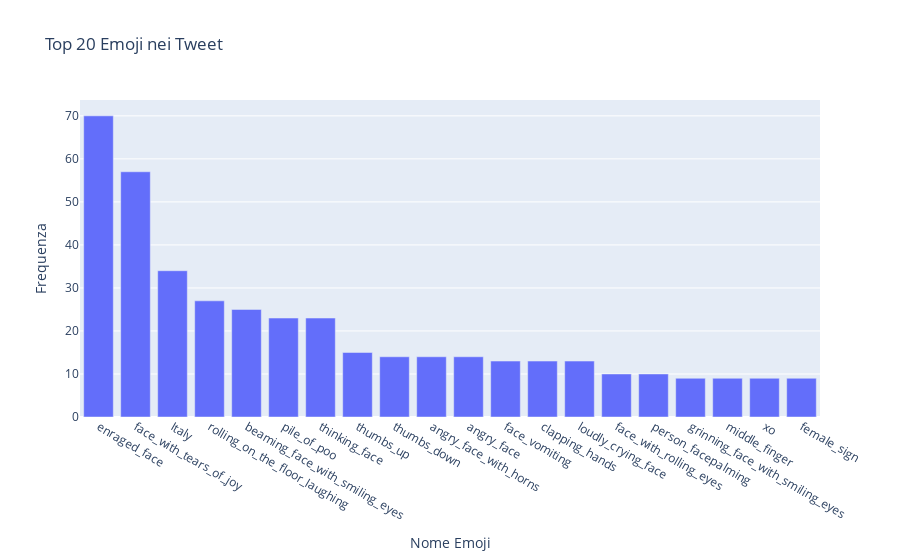

Source (notebook cell):
### Markdown cell above
# Emoji Dominanti nei Tweet

### Code cell
# Nomi delle emoji
emoji_names = df['emoji_name_text'].dropna().str.split().explode()

# Calcola della frequenza delle emoji
emoji_freq = Counter(emoji_names)

emoji_freq_df = pd.DataFrame(emoji_freq.items(), columns=['Emoji Name', 'Frequency']).sort_values(by='Frequency', ascending=False)

# Top 20
fig = px.bar(
    emoji_freq_df.head(20),
    x='Emoji Name',
    y='Frequency',
    title='Top 20 Emoji nei Tweet',
    labels={'Emoji Name': 'Nome Emoji', 'Frequency': 'Frequenza'}
)
fig.show()

### Figure 1 — Plotly figure (JSON) as saved in the notebook; plotly's stock layout.template omitted (floating-point values rounded to 4 significant figures)
{"data": [{"alignmentgroup": "True", "hovertemplate": "Nome Emoji=%{x}<br>Frequenza=%{y}<extra></extra>", "legendgroup": "", "marker": {"color": "#636efa", "pattern": {"shape": ""}}, "name": "", "offsetgroup": "", "orientation": "v", "showlegend": false, "textposition": "auto", "type": "bar", "x": ["enraged_face", "face_with_tears_of_joy", "Italy", "rolling_on_the_floor_laughing", "beaming_face_with_smiling_eyes", "pile_of_poo", "thinking_face", "thumbs_up", "thumbs_down", "angry_face_with_horns", "angry_face", "face_vomiting", "clapping_hands", "loudly_crying_face", "face_with_rolling_eyes", "person_facepalming", "grinning_face_with_smiling_eyes", "middle_finger", "xo", "female_sign"], "xaxis": "x", "y": [70, 57, 34, 27, 25, 23, 23, 15, 14, 14, 14, 13, 13, 13, 10, 10, 9, 9, 9, 9], "yaxis": "y"}], "layout": {"barmode": "relative", "legend": {"tracegroupgap": 0}, "title": {"text": "Top 20 Emoji nei Tweet"}, "xaxis": {"anchor": "y", "domain": [0, 1], "title": {"text": "Nome Emoji"}}, "yaxis": {"anchor": "x", "domain": [0, 1], "title": {"text": "Frequenza"}}}}
